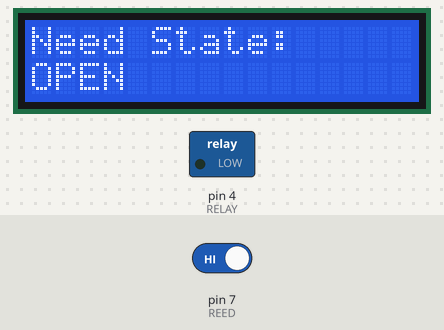
A sketch run on a simulated Arduino Uno, built with avr-gcc and run on an emulated ATmega328P. On the bench: 16×2 character LCD, switched loads named in the sketch (green lamp = pin HIGH). The inputs (shaded band) are chosen by the test bench; at power-on: pin 7 (REED) HIGH.

Above: at 1.2 s.
1.3 s: pin 7 (REED) driven LOW
At 1.9 s:
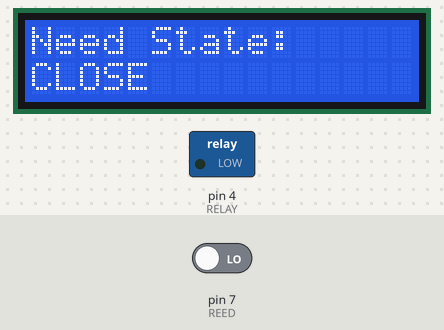
2.8 s: pin 7 (REED) driven HIGH
At 4.2 s:
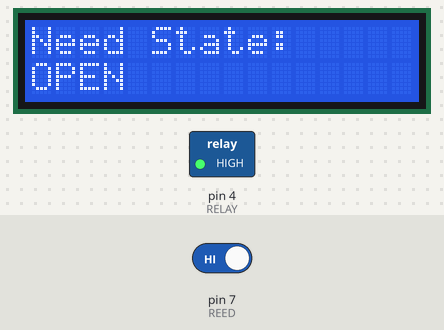
Timing chart, 0 to 5.8 s (numbered marks = the images above; inputs shaded):
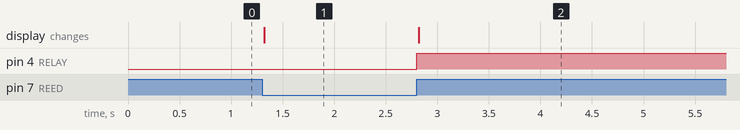

Measured:
- after the input at 1.3 s, the display: changes at once (image 1)
- after the input at 2.8 s, pin 4 (RELAY): LOW → HIGH at once; the display: changes at once (image 2)

The sketch:

magnetic_reed_Relay_LCD.ino
```cpp
#include <Wire.h>
#include <LCD.h>
#include <LiquidCrystal_I2C.h>

//定義LCD pin
#define I2C_ADDR    0x27
#define BACKLIGHT_PIN  3
#define En_pin  2
#define Rw_pin  1
#define Rs_pin  0
#define D4_pin  4
#define D5_pin  5
#define D6_pin  6
#define D7_pin  7

//定義pin
#define REED 7
#define RELAY 4

boolean reedState;
byte count = 0;
//建立LCD物件
LiquidCrystal_I2C  lcd(I2C_ADDR,En_pin,Rw_pin,Rs_pin,D4_pin,D5_pin,D6_pin,D7_pin);

void setup() {
 Serial.begin(9600);
 pinMode(REED,INPUT_PULLUP);
 pinMode(RELAY,OUTPUT);

 //LCD初始化
 lcd.begin (16,2);
  lcd.setBacklightPin(BACKLIGHT_PIN,POSITIVE);
  lcd.backlight();  //Backlight ON if under program control
  displayLCD();

  //REED初始化
  reedState = digitalRead(REED);
}

void loop() {
  // put your main code here, to run repeatedly:

  boolean isChanged = monitorREEDStateChanged();
  if(isChanged){
    controlRely();
    displayLCD();
  }

}

boolean monitorREEDStateChanged(){
  boolean currentReedState = digitalRead(REED);
  if(currentReedState != reedState){
    reedState = currentReedState;
    return true;
  }
  return false;
}


void controlRely(){
  boolean lightState = digitalRead(REED);//不導通，代表REED打開，不導通為１
  digitalWrite(RELAY,lightState);
}

void displayLCD(){
  lcd.clear();
  lcd.setCursor(0,0); //Start at character 0 on line 0
  lcd.print("Need State:");
  lcd.setCursor(0,1);

  if(digitalRead(REED)){ //不導通，代表REED打開，不導通為１
    lcd.print("OPEN");
  }else{
    lcd.print("CLOSE");
  }
}
```
